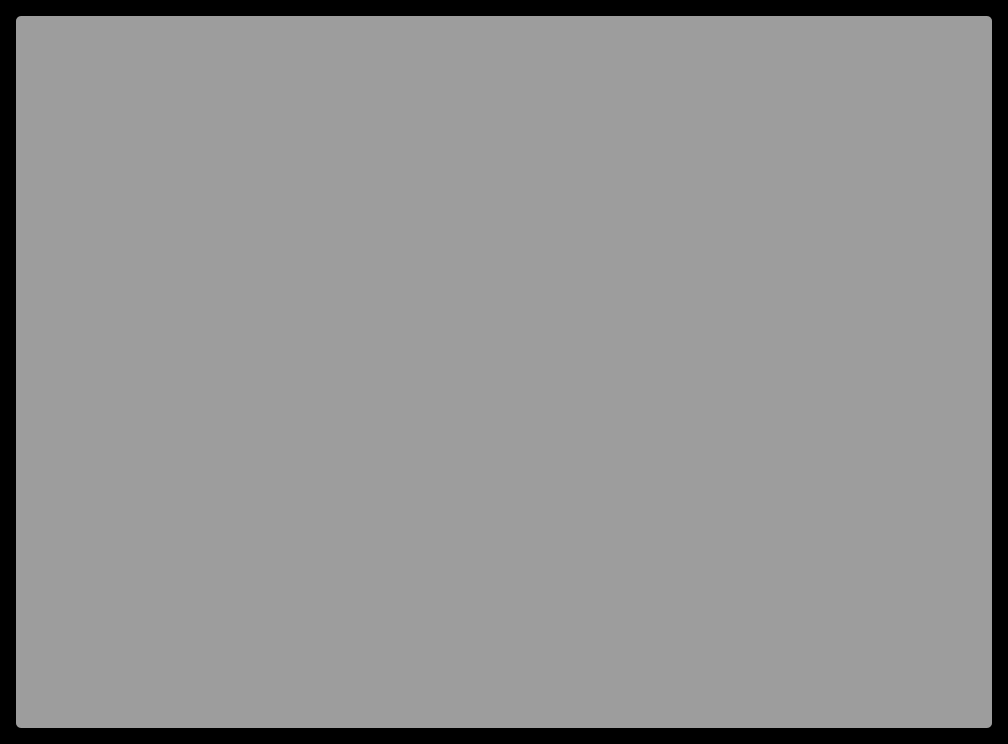

Below is a game level as drawn by its tile map, then a one-line description and the .tmx that defines it (tile-layer data replaced by summaries):
An orthogonal 42x31 tile map with 24x24 px tiles, 1 tile layer (Kachelebene 1).

<map version="1.0" orientation="orthogonal" width="42" height="31" tilewidth="24" tileheight="24">
 <tileset firstgid="1" name="Testset" tilewidth="24" tileheight="24">
  <image source="tileset_1.png" width="96" height="96" />
 </tileset>
 <layer name="Kachelebene 1" width="42" height="31">
  <data>[1302 cells, 1302 non-empty, 9 distinct tile ids]</data>
 </layer>
</map>
